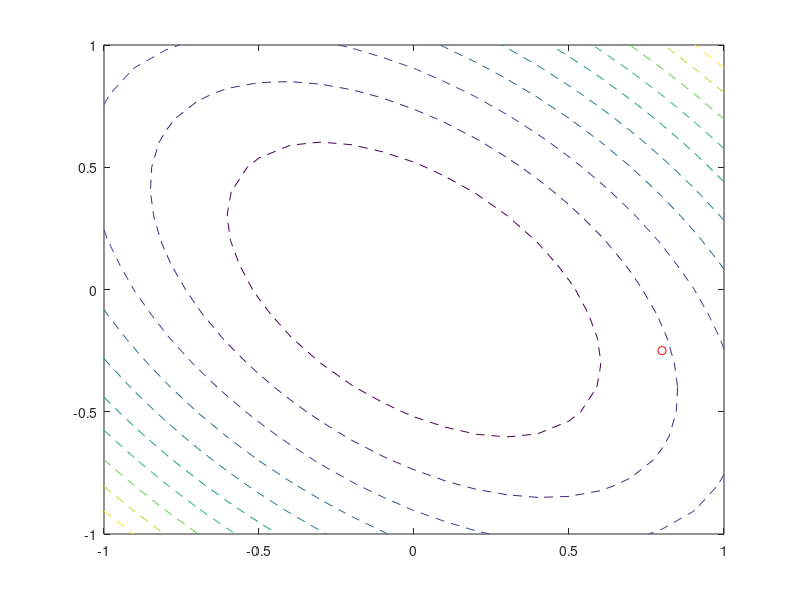

The MATLAB script that drew this image: (Note: this script raises an error after producing the figure.)
clear all;
close all;
clc;

Q = [2 1; 1 2];
f = @(v) 0.5*(v.')*Q*v;
x0 = [0.8; -0.25];
d = -Q*x0;
eps = 0.1;

interval = 0.1;
x1 = -1:interval:1;
x2 = -1:interval:1;

[X1, X2] = meshgrid(x1, x2);
Z = zeros(size(X1));

for r = 1: size(Z,1)
    for c = 1: size(Z, 2)
        x_i = [X1(r,c), X2(r,c)]';
        Z(r,c) = f(x_i);
    end
end

figure;
contour(X1, X2, Z, 10, '--');
hold on;
plot(0.8, -0.25, 'ro');

before_optim = f(x0);
[a, b] = bracketRegion(x0, f, d, eps, 1);
after_optim = f((a+b)/2);
